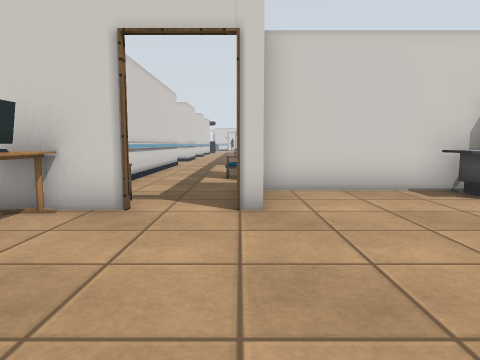
view 1 (above)

23 first-person views from a walk through a world built for the Gazebo simulator. The camera is 0.9 m above the floor, tilts 6° down and sees 70° across. The floor is counted in squares, 1 m on a side. Each view is taken from the middle of a square. On the plan, view 1 faces up. The plan holds only what a view shows up to about 12 squares ahead; the rest is blank. The place goes on beyond the plan. Some surface patterns are stand-ins.

view 2
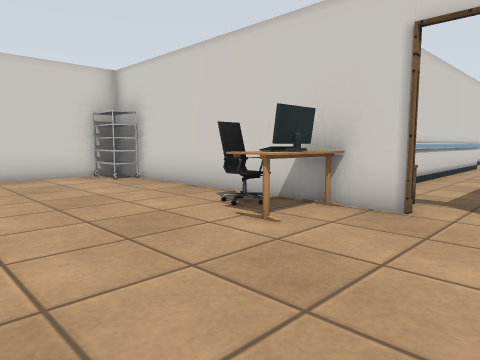

view 3
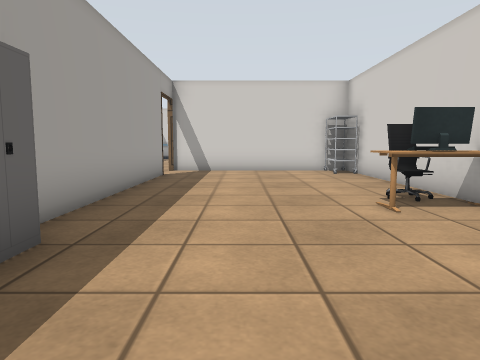

view 4
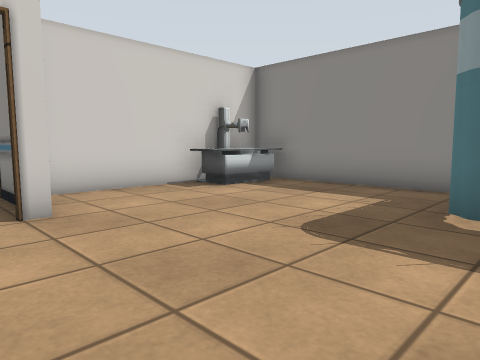

view 5
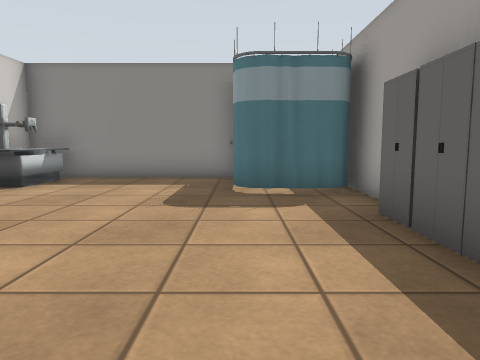

view 6
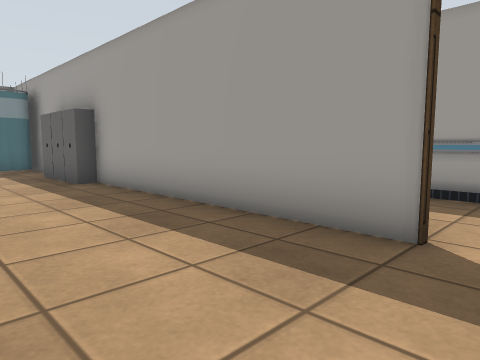

view 7
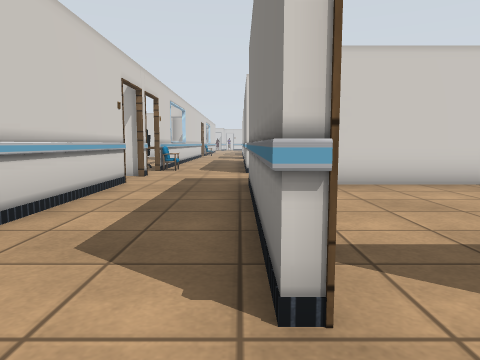

view 8
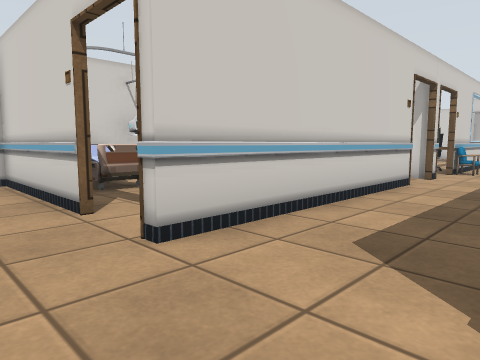

view 9
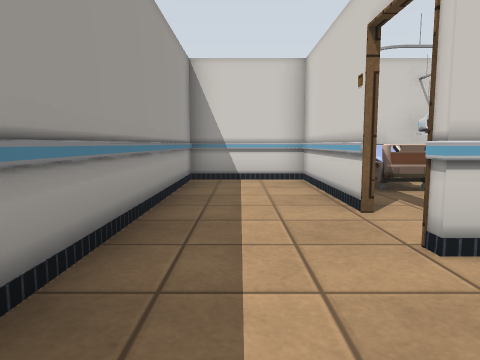

view 10
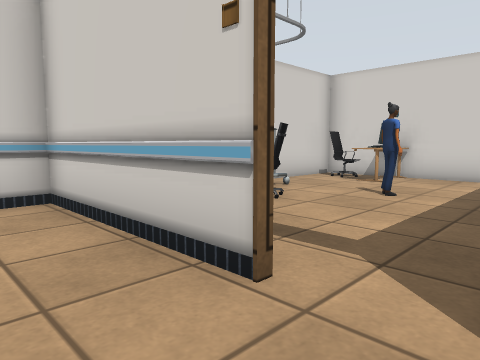

view 11
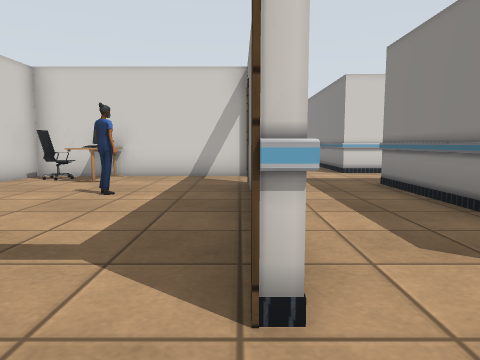

view 12
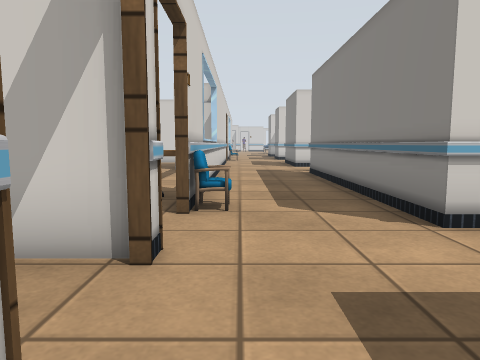

view 13
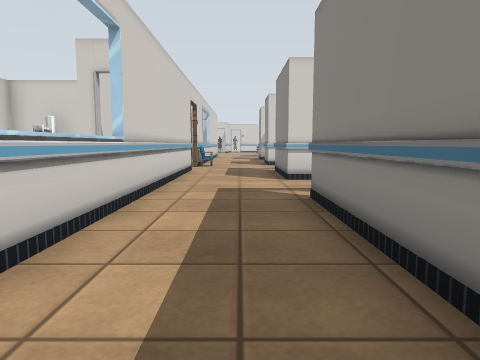

view 14
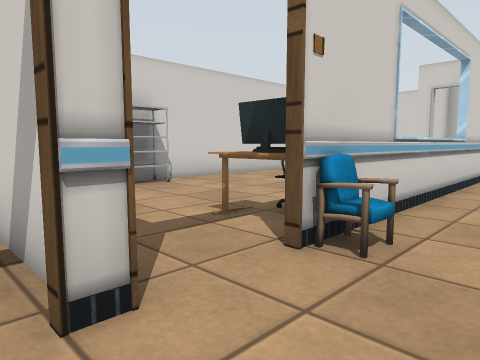

view 15
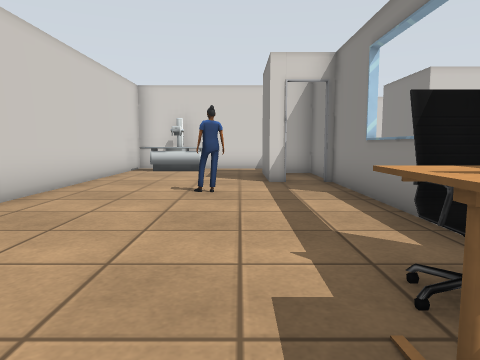

view 16
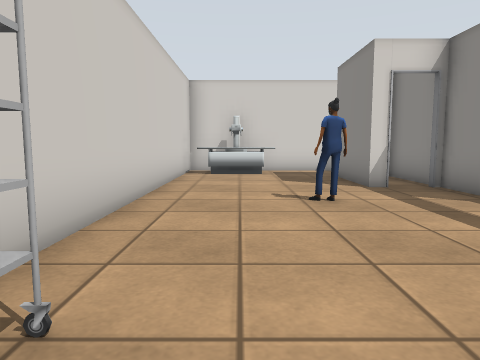

view 17
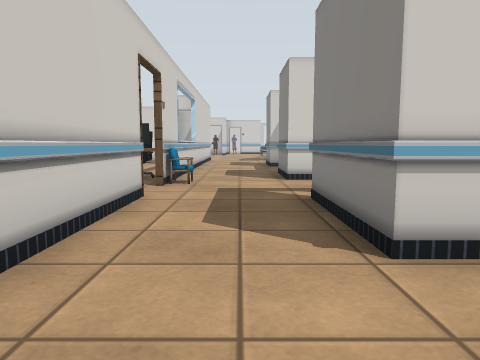

view 18
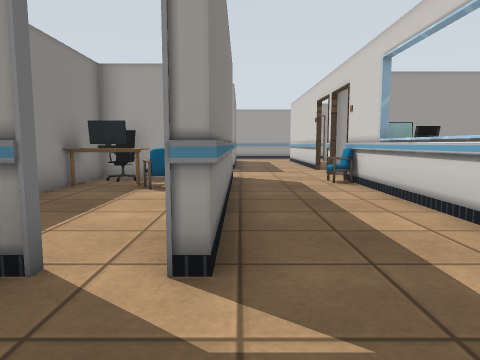

view 19
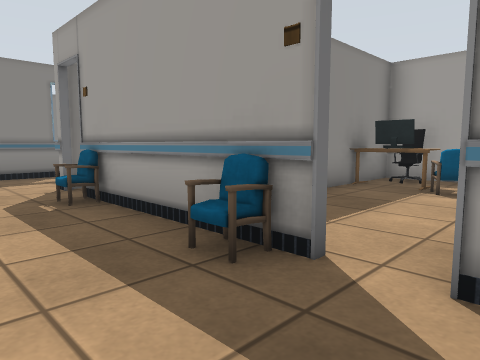

view 20
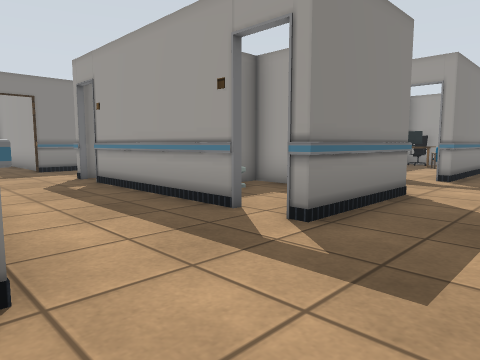

view 21
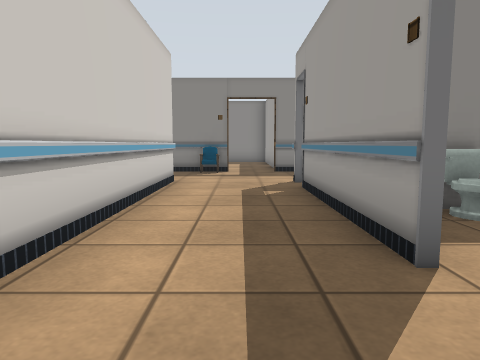

view 22
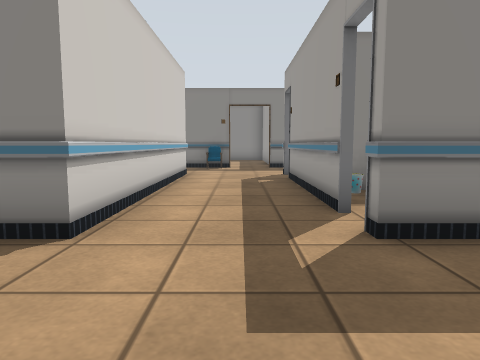

view 23
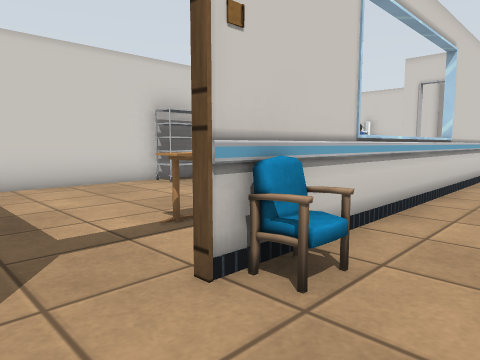

### Floor plan
Ten units are one square. View 1 is at (0, 0); x grows to the right and y downward. Boxes are objects, and circles mark ways between rooms. Rooms are numbered by the first view taken in them; rooms with no view inside come last. Other rooms are left out.
<svg viewBox="-192 -280 262 328">
<path fill="none" stroke="#000" d="M-24 -46 -97 -46 -97 15M15 13 45 13M4 -46 -1 -46M-81 13 -15 13M-80 43 -71 43M62 -14 62 -66 4 -66M-76 -147 -64 -147M-91 -176 -98 -176 -98 -207M-74 -177 -65 -177M-80 -77 -63 -77 -63 -108M-85 -76 -98 -76 -98 -149M-86 -207 -39 -207M-127 -70 -127 -66M-127 -210 -127 -84M-135 -67 -126 -67M-75 -236 -98 -236 -98 -257M-127 -50 -127 15M-35 -236 -56 -236M-127 -275 -127 -224M-98 15 -98 -47M-136 43 -116 43M-139 -161 -143 -161 -143 -186M-128 -121 -128 -161M-139 -206 -187 -206 -187 -100M-171 -67 -135 -67M-187 -269 -187 -223M-187 -18 -187 -4M-128 -30 -128 -46M-127 -66 -187 -66 -187 -39M-144 14 -187 14 -187 43 -136 43"/>
<rect x="-95" y="-45" width="10" height="10" fill="#bbb"><title>rack</title></rect>
<rect x="-45" y="-45" width="10" height="10" fill="#bbb"><title>office chair</title></rect>
<rect x="-35" y="-45" width="10" height="20" fill="#bbb"><title>monitor</title></rect>
<rect x="-15" y="5" width="10" height="10" fill="#bbb"><title>cabinet</title></rect>
<rect x="-5" y="5" width="10" height="10" fill="#bbb"><title>cabinet</title></rect>
<rect x="5" y="5" width="10" height="10" fill="#bbb"><title>cabinet</title></rect>
<rect x="25" y="-15" width="40" height="20" fill="#bbb"><title>curtain</title></rect>
<rect x="35" y="-65" width="20" height="10" fill="#bbb"><title>other object</title></rect>
<rect x="-125" y="-95" width="10" height="10" fill="#bbb"><title>chair</title></rect>
<rect x="-125" y="-235" width="10" height="10" fill="#bbb"><title>chair</title></rect>
<rect x="-85" y="-95" width="10" height="10" fill="#bbb"><title>table</title></rect>
<rect x="-85" y="-105" width="10" height="10" fill="#bbb"><title>chair</title></rect>
<rect x="-85" y="-155" width="10" height="10" fill="#bbb"><title>chair</title></rect>
<rect x="-75" y="-95" width="10" height="20" fill="#bbb"><title>office chair</title></rect>
<rect x="-75" y="-105" width="10" height="10" fill="#bbb"><title>monitor</title></rect>
<rect x="-75" y="-195" width="10" height="10" fill="#bbb"><title>toilet</title></rect>
<rect x="-75" y="-205" width="10" height="10" fill="#bbb"><title>bin</title></rect>
<rect x="-185" y="-105" width="10" height="10" fill="#bbb"><title>rack</title></rect>
<rect x="-185" y="-205" width="30" height="10" fill="#bbb"><title>other object</title></rect>
<rect x="-165" y="-145" width="10" height="10" fill="#bbb"><title>other object</title></rect>
<rect x="-145" y="-95" width="10" height="10" fill="#bbb"><title>monitor</title></rect>
<rect x="-145" y="-105" width="10" height="10" fill="#bbb"><title>office chair</title></rect>
<rect x="-185" y="-275" width="10" height="20" fill="#bbb"><title>rack</title></rect>
<rect x="-145" y="-235" width="10" height="10" fill="#bbb"><title>monitor</title></rect>
<rect x="-145" y="-245" width="10" height="10" fill="#bbb"><title>office chair</title></rect>
<rect x="-185" y="5" width="10" height="10" fill="#bbb"><title>curtain</title></rect>
<rect x="-185" y="-5" width="20" height="10" fill="#bbb"><title>other object</title></rect>
<rect x="-185" y="-25" width="10" height="20" fill="#bbb"><title>other object</title></rect>
<rect x="-185" y="-35" width="10" height="10" fill="#bbb"><title>other object</title></rect>
<rect x="-185" y="-65" width="10" height="10" fill="#bbb"><title>office chair</title></rect>
<rect x="-175" y="-25" width="10" height="20" fill="#bbb"><title>office chair</title></rect>
<rect x="-175" y="-55" width="10" height="10" fill="#bbb"><title>table</title></rect>
<rect x="-175" y="-65" width="10" height="10" fill="#bbb"><title>other object</title></rect>
<rect x="-155" y="-35" width="10" height="10" fill="#bbb"><title>other object</title></rect>
<circle cx="-100" cy="25" r="3" fill="#2a7"/>
<circle cx="-130" cy="-80" r="3" fill="#2a7"/>
<circle cx="-130" cy="-220" r="3" fill="#2a7"/>
<circle cx="-130" cy="-55" r="3" fill="#2a7"/>
<circle cx="-130" cy="25" r="3" fill="#2a7"/>
<circle cx="-180" cy="-70" r="3" fill="#2a7"/>
<circle cx="-140" cy="10" r="3" fill="#2a7"/>
<text x="-20" y="-10">1</text>
<text x="-90" y="-140">2</text>
<text x="-160" y="-140">3</text>
<text x="-160" y="-240">4</text>
<text x="-160" y="-30">5</text>
<text x="-160" y="20">6</text>
</svg>
Room 1 opens to room 2. Room 2 opens to room 3. Room 2 opens to room 4. Room 2 opens to room 5. Room 2 opens to room 6. Room 3 opens to room 5. Room 5 opens to room 6.

Where each view was taken, in squares from view 1:
view 1: 0 up, 0 right, facing up
view 2: 0 up, 0 right, facing up-left
view 3: 1 up, 2 right, facing left
view 4: 0 up, 1 left, facing up-right
view 5: 1 up, 3 left, facing right
view 6: 2 up, 9 left, facing down-right
view 7: 3 down, 10 left, facing up
view 8: 3 down, 10 left, facing up-left
view 9: 3 down, 10 left, facing left
view 10: 3 down, 13 left, facing up-left
view 11: 3 down, 13 left, facing up
view 12: 4 up, 12 left, facing up
view 13: 9 up, 11 left, facing up
view 14: 6 up, 11 left, facing up-left
view 15: 8 up, 15 left, facing up
view 16: 9 up, 17 left, facing up
view 17: 15 up, 11 left, facing up
view 18: 17 up, 10 left, facing down
view 19: 17 up, 10 left, facing down-right
view 20: 24 up, 12 left, facing down-right
view 21: 22 up, 11 left, facing right
view 22: 22 up, 13 left, facing right
view 23: 21 up, 11 left, facing up-left
